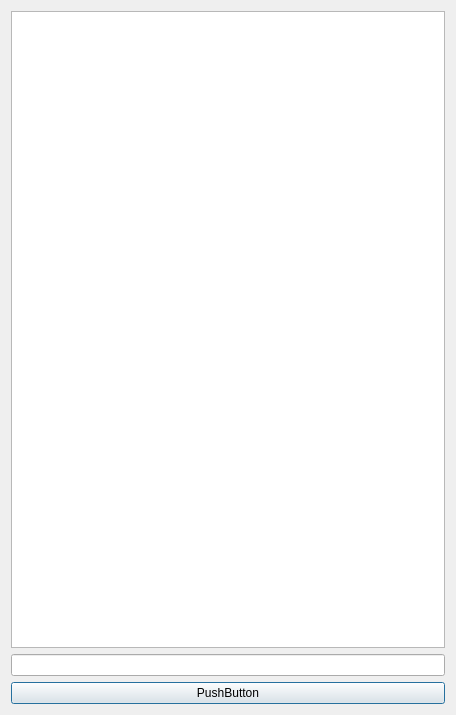
<?xml version="1.0" encoding="UTF-8"?>
<ui version="4.0">
 <class>iBexShortCuts</class>
 <widget class="QDialog" name="iBexShortCuts">
  <property name="geometry">
   <rect>
    <x>0</x>
    <y>0</y>
    <width>456</width>
    <height>715</height>
   </rect>
  </property>
  <property name="windowTitle">
   <string>iBexShortCuts</string>
  </property>
  <layout class="QGridLayout" name="gridLayout">
   <item row="0" column="0">
    <widget class="QTableWidget" name="tableWidget"/>
   </item>
   <item row="1" column="0">
    <widget class="QLineEdit" name="lineEdit"/>
   </item>
   <item row="2" column="0">
    <widget class="QPushButton" name="pushButton">
     <property name="text">
      <string>PushButton</string>
     </property>
    </widget>
   </item>
  </layout>
 </widget>
 <layoutdefault spacing="6" margin="11"/>
 <resources/>
 <connections/>
</ui>
